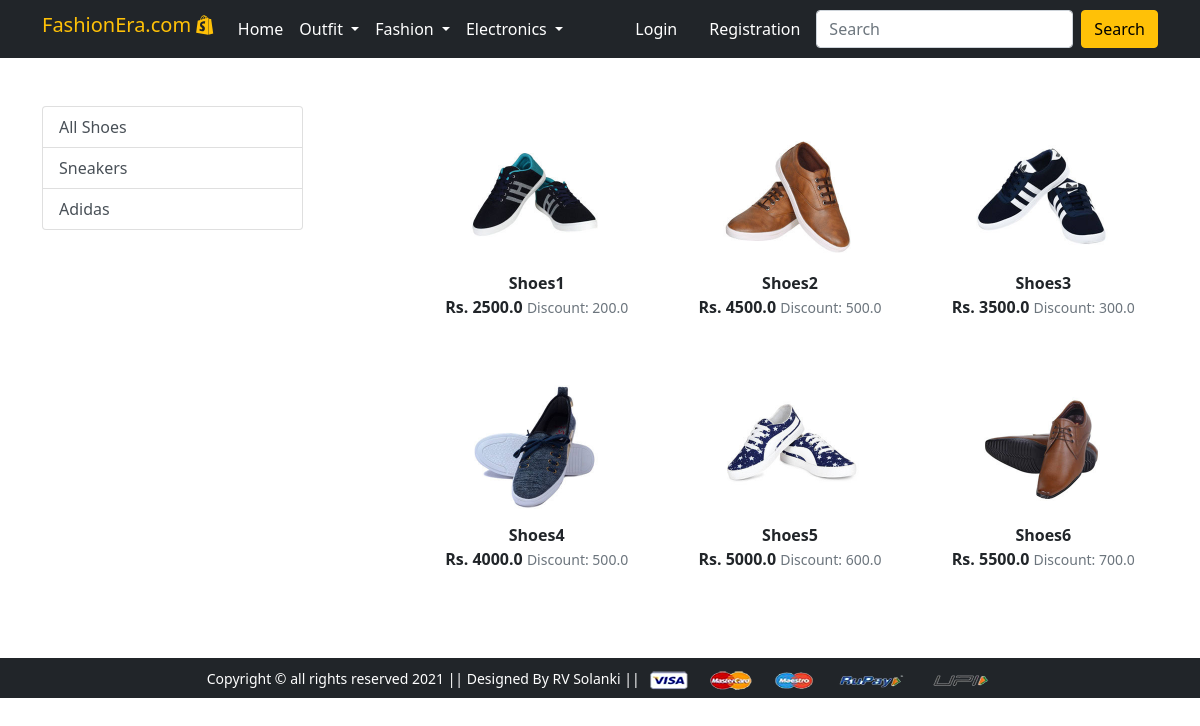
/shoes/, run on the app's committed database.
### app/models.py (models this page shows, shortened)
class Product(models.Model):
    title = models.CharField(max_length=100)
    selling_price = models.FloatField()
    discounted_price = models.FloatField()
    description = models.TextField()
    brand = models.CharField(max_length=100)
    category = models.CharField(choices=CATEGORY_CHOICES, max_length=2)
    product_image = models.ImageField(upload_to='productimg')

### app/views.py (the view)
# urls.py: path('shoes/', views.shoes, name='shoes'),
def shoes(request, data=None):
    if request.method == 'GET':
        totalitem = 0
    if request.user.is_authenticated:
        totalitem = len(Cart.objects.filter(user=request.user))
    if data == None:
        shoe = Product.objects.filter(category='S')
    elif data == 'Sneakers' or data == 'Adidas':
        shoe = Product.objects.filter(category='S').filter(brand=data)
    return render(request, 'app/shoes.html', {'shoe':shoe, 'totalitem':totalitem})

### app/templates/app/shoes.html (shortened to what this page needs)
{% extends 'app/base.html' %}
{% load static %}
{% block main-content %}
<div class="container my-5">
 <div class="row">
  <div class="col-sm-3">
   <div class="list-group">
     <a href="{% url 'shoes' %}" class="list-group-item
     list-group-item-action" aria-current="true">All Shoes</a>
     <a href="{% url 'shoesdata' 'Sneakers' %}" class="list-group-item
     list-group-item-action" aria-current="true">Sneakers</a>
     <a href="{% url 'shoesdata' 'Adidas' %}" class="list-group-item
     list-group-item-action" aria-current="true">Adidas</a>
   </div>
  </div>
  <div class="col-sm-8 offset-sm-1">
   <div class="row">
     {% for product in shoe %}
      <div class="col-sm-4 text-center mb-4">
       <a href="{% url 'product-detail' product.id %}" class="btn">
         <div class="item m-2">
           <img src="{{product.product_image.url}}" alt="" class="" width="150" height="150">
           <div class="fw-bold">{{product.title}}</div>
           <div class="fw-bold">Rs. {{product.selling_price}}
           <small class="fw-light text-muted">Discount: {{product.discounted_price}}</small></div>
        </div>
       </a>
      </div>
     {% endfor %}
   </div>
  </div>
 </div>
</div>
{% endblock main-content %}

### data on the page
Product: product_image (picture), title "Shoes1", selling_price "2500.0", discounted_price "200.0"
Product: product_image (picture), title "Shoes2", selling_price "4500.0", discounted_price "500.0"
Product: product_image (picture), title "Shoes3", selling_price "3500.0", discounted_price "300.0"
Product: product_image (picture), title "Shoes4", selling_price "4000.0", discounted_price "500.0"
Product: product_image (picture), title "Shoes5", selling_price "5000.0", discounted_price "600.0"
Product: product_image (picture), title "Shoes6", selling_price "5500.0", discounted_price "700.0"
